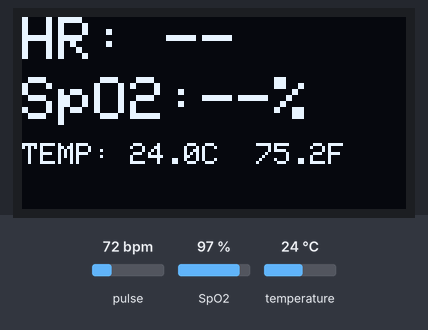
Simulated run of this sketch. Board: ESP32. Parts: 128×64 one-colour display. The test bench sets the inputs (shaded band); at power-on: pulse 72 bpm, temperature 24 °C, SpO2 97 %. What the sketch prints to the serial monitor is not drawn.

Above: at 3.3 s.
3.4 s: pulse set to 42 bpm
At 6.1 s:
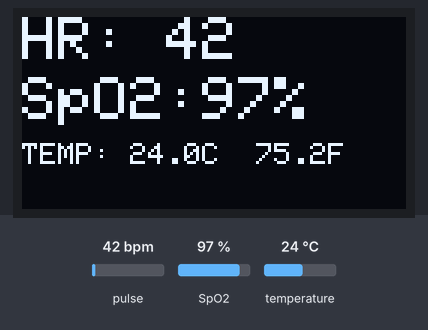
7.0 s: temperature set to 12 °C
At 9.2 s:
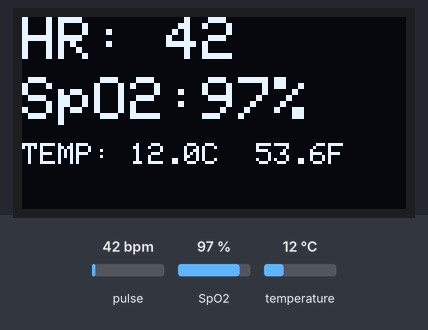
9.8 s: SpO2 set to 80 %
At 12.2 s:
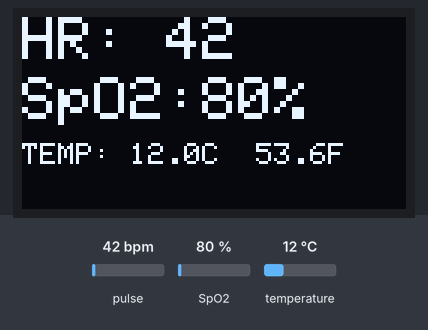
12.6 s: temperature set to 19 °C
At 15.1 s:
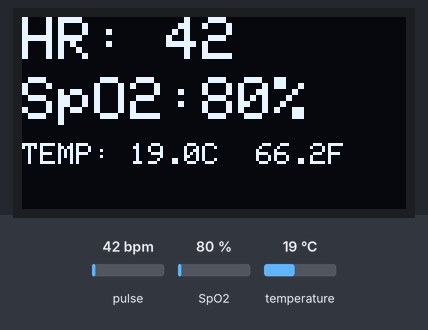
15.4 s: pulse set to 70 bpm
At 17.0 s:
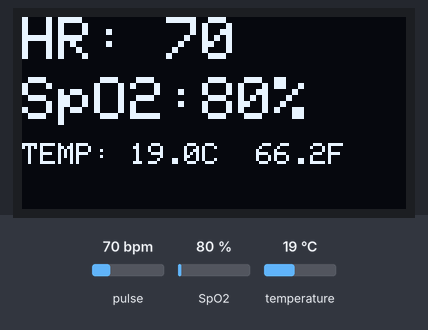
18.2 s: temperature set to 28 °C
At 20.1 s:
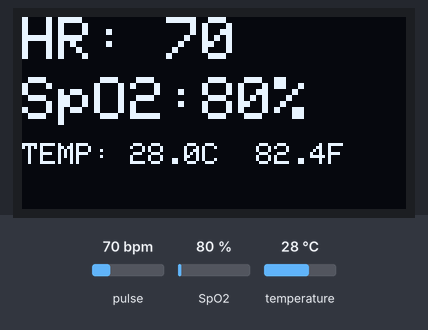
Timing chart, 0 to 21.6 s (numbered marks = the images above; inputs shaded):
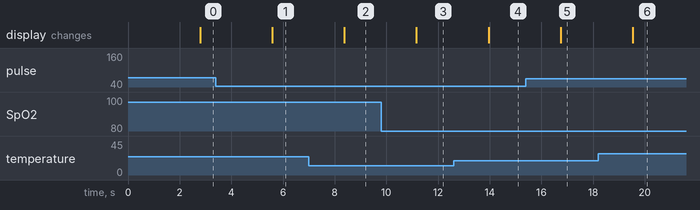

The sketch:

ESP32_Health_Monitor.ino.ino
```cpp
#include <Wire.h>
#include <Adafruit_GFX.h>
#include <Adafruit_SSD1306.h>
#include "MAX30100_PulseOximeter.h"
#include <OneWire.h>
#include <DallasTemperature.h>

// --- OLED Settings ---
#define SCREEN_WIDTH 128
#define SCREEN_HEIGHT 64
Adafruit_SSD1306 display(SCREEN_WIDTH, SCREEN_HEIGHT, &Wire, -1);

// --- MAX30100 Settings ---
PulseOximeter pox;
unsigned long lastUpdate = 0;

// --- DS18B20 Settings ---
#define DS_PIN 4
OneWire oneWire(DS_PIN);
DallasTemperature sensors(&oneWire);
#define TEMP_OFFSET 0.0  // calibration offset

// Beat detection callback
void onBeatDetected() {
  Serial.println("Beat Detected!");
}

void setup() {
  Serial.begin(115200);
  Wire.begin(21, 22);  // SDA, SCL for ESP32

  // --- OLED Initialization ---
  if (!display.begin(SSD1306_SWITCHCAPVCC, 0x3C)) {
    Serial.println("OLED not found!");
    for (;;);
  }
  display.clearDisplay();
  display.setTextColor(WHITE);
  display.setTextSize(1);
  display.setCursor(0, 0);
  display.print("Initializing...");
  display.display();

  // --- MAX30100 Initialization ---
  Serial.print("Initializing MAX30100... ");
  if (!pox.begin()) {
    Serial.println("FAILED");
    display.clearDisplay();
    display.setCursor(0, 0);
    display.print("MAX30100 FAIL");
    display.display();
    for (;;);
  } else {
    Serial.println("SUCCESS");
  }

  pox.setIRLedCurrent(MAX30100_LED_CURR_27_1MA);
  pox.setOnBeatDetectedCallback(onBeatDetected);

  // --- DS18B20 Initialization ---
  sensors.begin();

  delay(1000);
}

void loop() {
  pox.update();  // process MAX30100 data

  if (millis() - lastUpdate > 2000) { // every 2 seconds
    float hr = pox.getHeartRate();
    float spo2 = pox.getSpO2();

    // --- Temperature ---
    sensors.requestTemperatures();
    float tempC = sensors.getTempCByIndex(0) + TEMP_OFFSET;
    float tempF = tempC * 9.0 / 5.0 + 32.0;

    // --- OLED Display ---
    display.clearDisplay();
    display.setTextColor(WHITE);
    display.setTextSize(2);

    // HR
    display.setCursor(0, 0);
    display.print("HR: ");
    if (hr > 30 && hr < 200)
      display.print((int)hr);
    else
      display.print("--");

    // SpO2
    display.setCursor(0, 20);
    display.print("SpO2:");
    if (spo2 > 50 && spo2 <= 100)
      display.print((int)spo2);
    else
      display.print("--");
    display.print("%");

    // Temperature
    display.setCursor(0, 42);
    display.setTextSize(1);
    display.print("TEMP: ");
    if (tempC < -50) {
      display.print("--C / --F");
    } else {
      display.print(tempC, 1);
      display.print("C  ");
      display.print(tempF, 1);
      display.print("F");
    }

    display.display();

    // --- Serial Monitor Output ---
    Serial.print("HR: "); Serial.print(hr);
    Serial.print(" | SpO2: "); Serial.print(spo2);
    Serial.print(" | TEMP: "); Serial.print(tempC);
    Serial.print("C / "); Serial.print(tempF);
    Serial.println("F");

    lastUpdate = millis();
  }
}
```

Measured:
- after the input at 3.4 s, the display: changes after 2.2 s (image 1)
- after the input at 7.0 s, the display: changes after 1.4 s (image 2)
- after the input at 9.8 s, the display: changes after 1.4 s (image 3)
- after the input at 12.6 s, the display: changes after 1.4 s (image 4)
- after the input at 15.4 s, the display: changes after 1.3 s (image 5)
- after the input at 18.2 s, the display: changes after 1.3 s (image 6)
